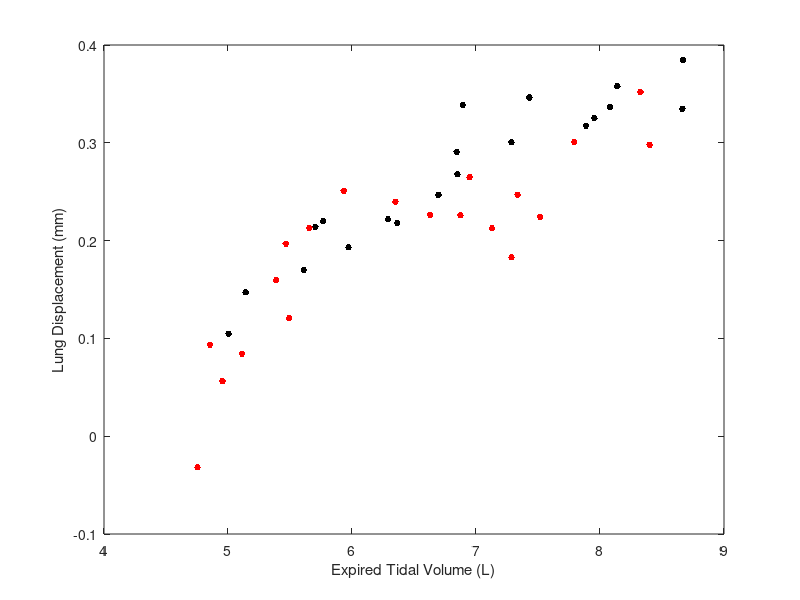
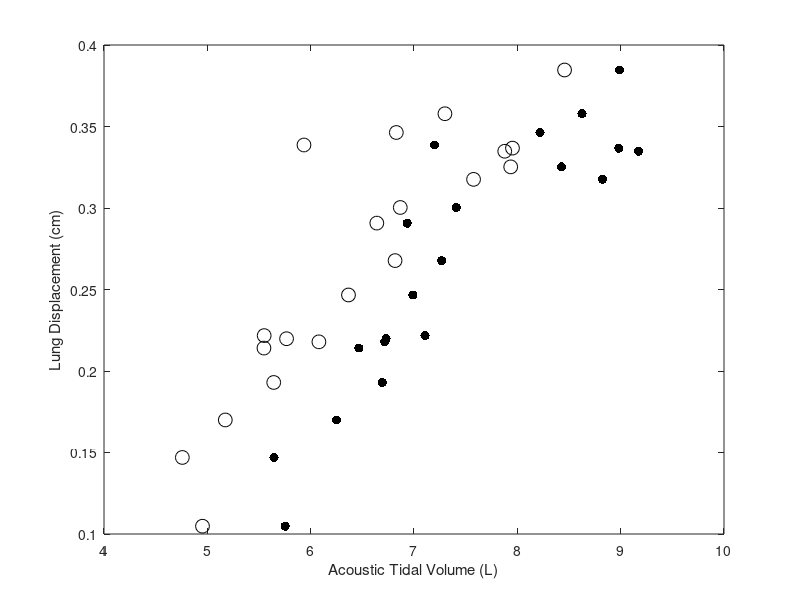

These figures' MATLAB source, in order:
% Correlation between acoustics and ultrasound and tidal volume

expVT = [5.00460422851643;5.14305093307647;5.61088480175293;
    5.70349766273412;5.76698102184719;5.97139839327268;
    6.28988722874711;6.36449842819644;6.69739615926150;
    6.84366546411586;6.84979663696931;7.28542861484245;
    6.89394397186128;7.42955685507339;7.88703213356441;
    7.95370735990777;8.08063891443444;8.13895717904297;
    8.66396497652570;8.66969736819753];
inspVT = expVT-rand(20,1);
expUSdispl = [0.104792332268371;0.146964856230032;0.169968051118211;
    0.214057507987220;0.219808306709265;0.192971246006390;
    0.221725239616613;0.217891373801917;0.246645367412141;
    0.290734824281150;0.267731629392971;0.300319488817891;
    0.338658146964856;0.346325878594249;0.317571884984026;
    0.325239616613419;0.336741214057508;0.357827476038339;
    0.334824281150160;0.384664536741214];
inspUSdispl = expUSdispl-abs(0.15*rand(20,1));

figure(1); clf; hold on
plot(expVT,expUSdispl,'k.','MarkerSize',15)
plot(inspVT,inspUSdispl,'r.','MarkeRSize',15)
xlabel('Expired Tidal Volume (L)')
ylabel('Lung Displacement (mm)')
box on


print -dtiff ONRProposalFigure

%% ultrasound VT vs acoustic VT

acousVTpneum = expVT-rand(20,1);
acousVTnopneum = expVT+rand(20,1);

figure(2); clf; hold on
plot(acousVTnopneum,expUSdispl,'k.','MarkerSize',20)
plot(acousVTpneum,expUSdispl,'ko','MarkerSize',10)
xlabel('Acoustic Tidal Volume (L)')
ylabel('Lung Displacement (cm)')
box on
